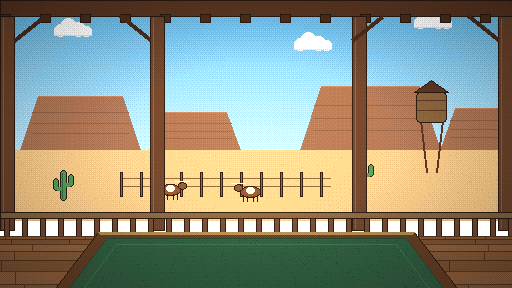
#> input picture art/simple/scene/day-0.png, 512 x 288 px; its folder holds only this picture in this run
$ python overview.py
#> lines starting #> are read from the running program, lines starting #| are printed output that depends on the picture
"""定稿总览：art/out/final/ 里的小图按 2 倍放在夜间底（上）和白天底（下）各一排，场景另拼一张。给自己查图用。
用法：python art/overview.py → art/out/final-overview.png、art/out/final-scenes.png
"""
from __future__ import annotations

import pathlib

from PIL import Image, ImageDraw

ART = pathlib.Path(__file__).resolve().parent
FINAL = ART / "out" / "final"
NIGHT, DAY = (30, 19, 19, 255), (244, 236, 220, 255)


def main() -> None:
    files = sorted(p for p in FINAL.rglob("*.png") if "scene" not in p.parts and "cards-" not in p.name)
    k, pad, width = 2, 10, 1500
    placed, x, y, row_h = [], pad, pad, 0
    for p in files:
        im = Image.open(p).convert("RGBA")
        big = im.resize((im.width * k, im.height * k), Image.NEAREST)
        if x + big.width > width:
            x, y, row_h = pad, y + row_h + pad + 12, 0
        placed.append((p, big, x, y))
        x += big.width + pad
        row_h = max(row_h, big.height)
    half = y + row_h + pad + 12
    canvas = Image.new("RGBA", (width, half * 2), NIGHT)
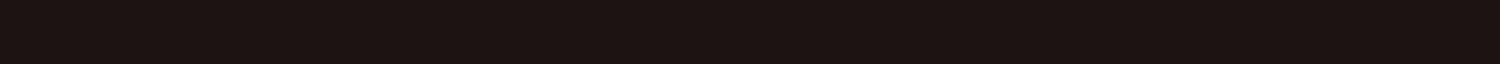
#> canvas: PIL image 1500x64 RGBA; mean R, G, B, A 30, 19, 19, 255
    d = ImageDraw.Draw(canvas)
    d.rectangle([0, half, width, half * 2], fill=DAY)
    for p, big, px, py in placed:
        for off in (0, half):
            canvas.alpha_composite(big, (px, py + off + 12))
            d.text((px, py + off), p.stem[:14], fill=(255, 0, 255, 255))
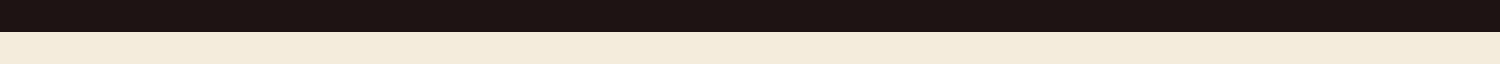
#> canvas: PIL image 1500x64 RGBA; mean R, G, B, A 137, 127.5, 119.5, 255
    canvas.convert("RGB").save(ART / "out" / "final-overview.png")
    scenes = sorted((FINAL / "scene").glob("*.png"))
    sc = Image.new("RGB", (512 * 2 + 10, (288 + 10) * ((len(scenes) + 1) // 2)), (60, 60, 60))
#> sc: PIL image 1034x298 RGB; every value is 60
    for i, p in enumerate(scenes):
        sc.paste(Image.open(p).convert("RGB"), ((i % 2) * 522, (i // 2) * 298))
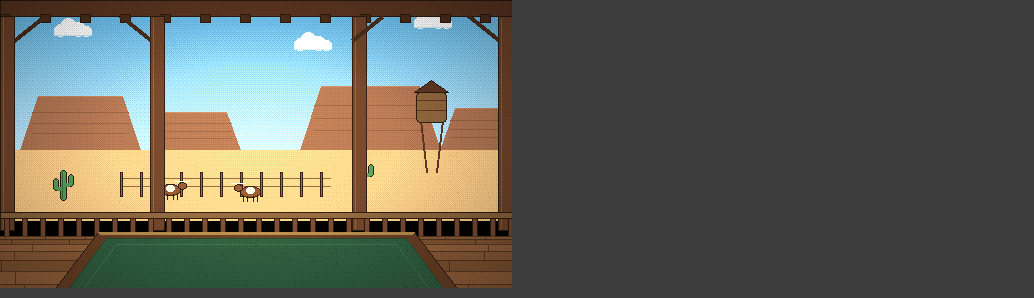
#> sc: PIL image 1034x298 RGB; mean R, G, B 97.6, 96.7, 87.2
    sc.save(ART / "out" / "final-scenes.png")
    print(ART / "out" / "final-overview.png")


if __name__ == "__main__":
    main()

$ run again, on art/simple/scene/day-1.png
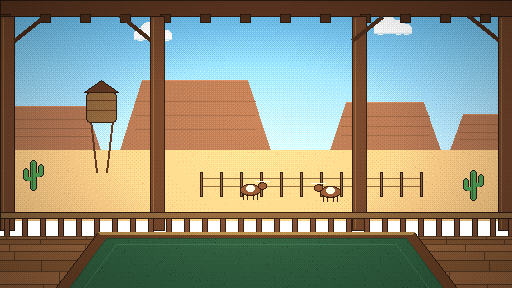
#> input picture art/simple/scene/day-1.png, 512 x 288 px
#> in main, `sc.paste(Image.open(p).convert("RGB"), ((i % 2) * 522, (i // 2) * 298))`:
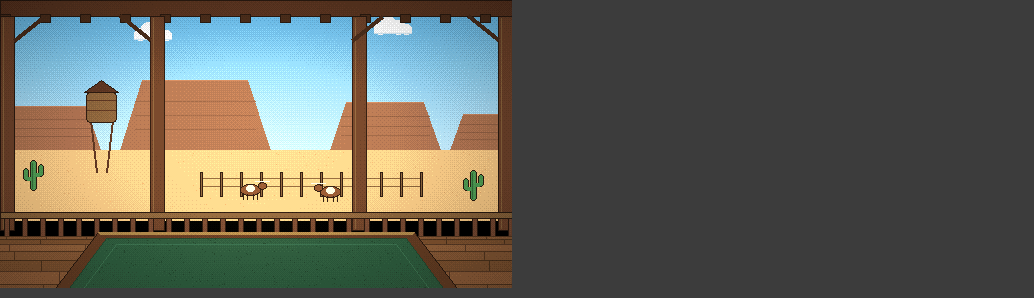
#> sc: PIL image 1034x298 RGB; mean R, G, B 97.2, 96.5, 87.1

$ run again, on art/simple/scene/hero.png
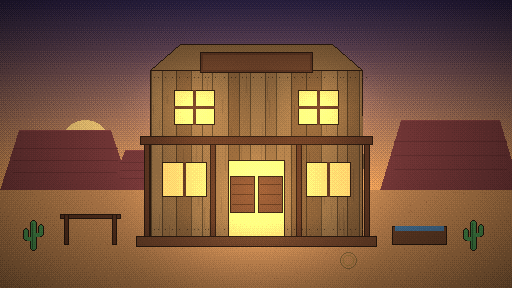
#> input picture art/simple/scene/hero.png, 512 x 288 px
#> in main, `sc.paste(Image.open(p).convert("RGB"), ((i % 2) * 522, (i // 2) * 298))`:
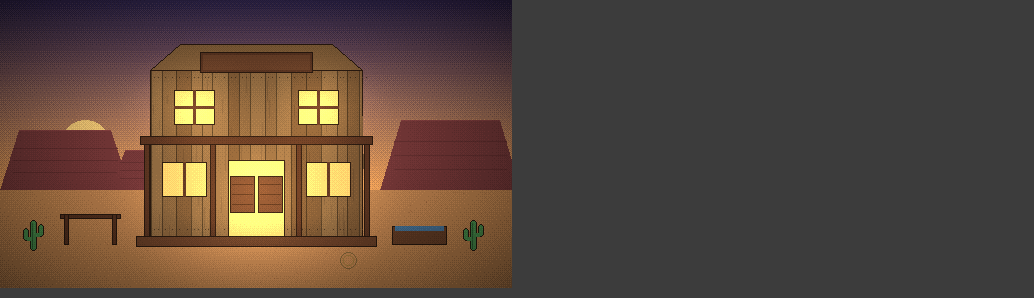
#> sc: PIL image 1034x298 RGB; mean R, G, B 87.5, 70.7, 59.9
